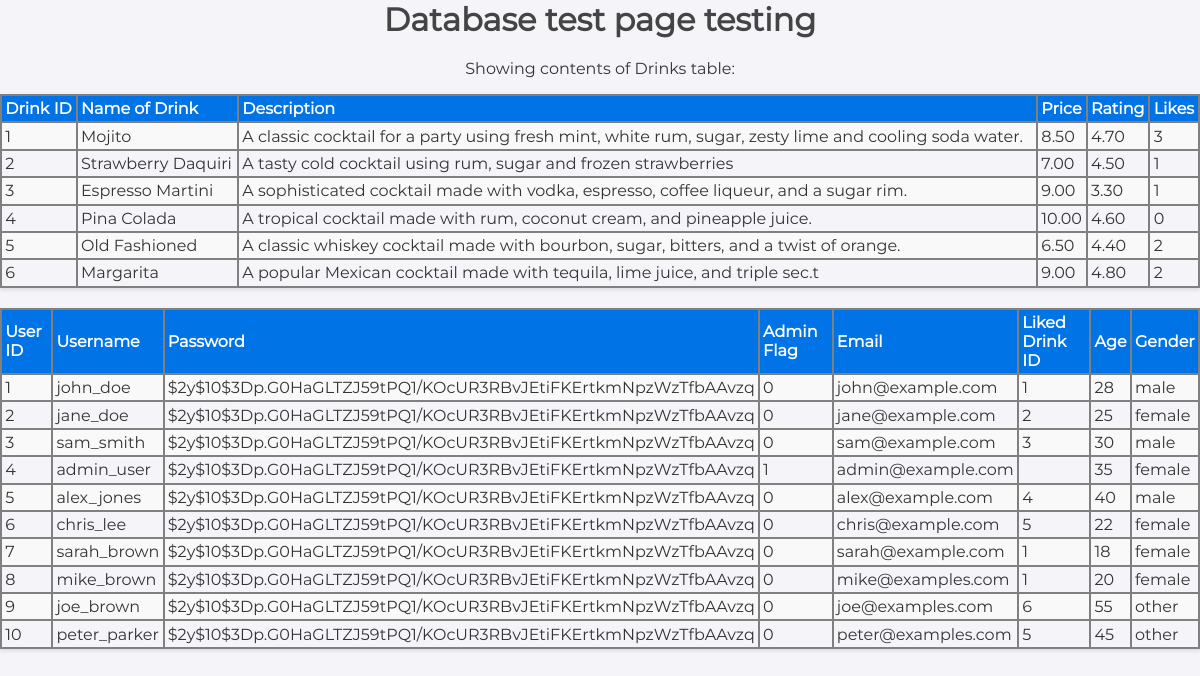
Page /admin/test-database.php on the committed database.
### tables this page shows
create table Drinks (
    id int primary key auto_increment,
    name_of_drink varchar(255) NOT NULL,
    descripton varchar(255),
    price decimal(10,2),
    rating decimal(10,2),
    likes int default 0
);

create table Users (
    id int primary key auto_increment,
    admin_flag boolean default false,
    username varchar(255) NOT NULL,
    email varchar(255) NOT NULL,
    user_password varchar(255) NOT NULL,
    liked_drink_id int,
    age int,
    gender varchar(255),
    foreign key (liked_drink_id) references Drinks(id)
);

### www/admin/test-database.php (the view, shortened to what this page needs)
<!DOCTYPE HTML PUBLIC "-//IETF//DTD HTML//EN">
<html>
<head>
</head>
<body>
    <div class = 'container'>
    <h1>Database test page testing </h1>
    <p>Showing contents of Drinks table:</p>
    <table border="1">
        <tr>
            <th>Drink ID</th>
            <th>Name of Drink</th>
            <th>Description</th>
            <th>Price</th>
            <th>Rating</th>
            <th>Likes</th>
        </tr>
        <?php
        $db_host   = '192.168.2.12';
        $db_name   = 'drinksDB';
        $db_user   = 'webuser';
        $db_passwd = 'password';
        $pdo_dsn = "mysql:host=$db_host;dbname=$db_name";
        try {
            $pdo = new PDO($pdo_dsn, $db_user, $db_passwd);
            $pdo->setAttribute(PDO::ATTR_ERRMODE, PDO::ERRMODE_EXCEPTION);
            $q = $pdo->query("SELECT * FROM Drinks");
            while ($row = $q->fetch()) {
                echo "<tr>";
                echo "<td>" . htmlspecialchars($row["id"]) . "</td>";
                echo "<td>" . htmlspecialchars($row["name_of_drink"]) . "</td>";
                echo "<td>" . htmlspecialchars($row["descripton"]) . "</td>";
                echo "<td>" . htmlspecialchars($row["price"]) . "</td>";
                echo "<td>" . htmlspecialchars($row["rating"]) . "</td>";
                echo "<td>" . htmlspecialchars($row["likes"]) . "</td>";
                echo "</tr>\n";
            }
        } catch (PDOException $e) {
            echo "Database error: " . htmlspecialchars($e->getMessage());
        }
        ?>
    </table>
    <table border ="1">
        <tr>
            <th>User ID</th>
            <th>Username</th>
            <th>Password</th>
            <th>Admin Flag</th>
            <th>Email</th>
            <th>Liked Drink ID</th>
            <th>Age</th>
            <th>Gender</th>
        </tr>
        <?php
        $db_host   = '192.168.2.12';
        $db_name   = 'drinksDB';
        $db_user   = 'admin_account';
        $db_passwd = 'strong_admin_password';
        $pdo_dsn = "mysql:host=$db_host;dbname=$db_name";
        try {
            $pdo = new PDO($pdo_dsn, $db_user, $db_passwd);
            $pdo->setAttribute(PDO::ATTR_ERRMODE, PDO::ERRMODE_EXCEPTION);
            $q = $pdo->query("SELECT * FROM Users");
            while ($row = $q->fetch()) {
                echo "<tr>";
                echo "<td>" . htmlspecialchars($row["id"]) . "</td>";
                echo "<td>" . htmlspecialchars($row["username"]) . "</td>";
                echo "<td>" . htmlspecialchars($row["user_password"]) . "</td>";
                echo "<td>" . htmlspecialchars($row["admin_flag"]) . "</td>";
                echo "<td>" . htmlspecialchars($row["email"]) . "</td>";
                echo "<td>" . htmlspecialchars($row["liked_drink_id"]) . "</td>";
                echo "<td>" . htmlspecialchars($row["age"]) . "</td>";
                echo "<td>" . htmlspecialchars($row["gender"]) . "</td>";
                echo "</tr>\n";
            }
        } catch (PDOException $e) {
            echo "Database error: " . htmlspecialchars($e->getMessage());
        }
        ?>
    </table>
    </div>
</body>
</html>

### rows in the picture
drinks: id "1", name_of_drink "Mojito", descripton "A classic cocktail for a party using fresh mint, white rum, sugar, zesty lime and cooling soda water.", price "8.50", rating "4.70", likes "3"
drinks: id "2", name_of_drink "Strawberry Daquiri", descripton "A tasty cold cocktail using rum, sugar and frozen strawberries", price "7.00", rating "4.50", likes "1"
drinks: id "3", name_of_drink "Espresso Martini", descripton "A sophisticated cocktail made with vodka, espresso, coffee liqueur, and a sugar rim.", price "9.00", rating "3.30", likes "1"
drinks: id "4", name_of_drink "Pina Colada", descripton "A tropical cocktail made with rum, coconut cream, and pineapple juice.", price "10.00", rating "4.60", likes "0"
drinks: id "5", name_of_drink "Old Fashioned", descripton "A classic whiskey cocktail made with bourbon, sugar, bitters, and a twist of orange.", price "6.50", rating "4.40", likes "2"
drinks: id "6", name_of_drink "Margarita", descripton "A popular Mexican cocktail made with tequila, lime juice, and triple sec.t", price "9.00", rating "4.80", likes "2"
users: id "1", username "john_doe", user_password "$2y$10$3Dp.G0HaGLTZJ59tPQ1/KOcUR3RBvJEtiFKErtkmNpzWzTfbAAvzq", admin_flag "0", email "john@example.com", liked_drink "1", age "28", gender "male"
users: id "2", username "jane_doe", user_password "$2y$10$3Dp.G0HaGLTZJ59tPQ1/KOcUR3RBvJEtiFKErtkmNpzWzTfbAAvzq", admin_flag "0", email "jane@example.com", liked_drink "2", age "25", gender "female"
users: id "3", username "sam_smith", user_password "$2y$10$3Dp.G0HaGLTZJ59tPQ1/KOcUR3RBvJEtiFKErtkmNpzWzTfbAAvzq", admin_flag "0", email "sam@example.com", liked_drink "3", age "30", gender "male"
users: id "4", username "admin_user", user_password "$2y$10$3Dp.G0HaGLTZJ59tPQ1/KOcUR3RBvJEtiFKErtkmNpzWzTfbAAvzq", admin_flag "1", email "admin@example.com", age "35", gender "female"
users: id "5", username "alex_jones", user_password "$2y$10$3Dp.G0HaGLTZJ59tPQ1/KOcUR3RBvJEtiFKErtkmNpzWzTfbAAvzq", admin_flag "0", email "alex@example.com", liked_drink "4", age "40", gender "male"
users: id "6", username "chris_lee", user_password "$2y$10$3Dp.G0HaGLTZJ59tPQ1/KOcUR3RBvJEtiFKErtkmNpzWzTfbAAvzq", admin_flag "0", email "chris@example.com", liked_drink "5", age "22", gender "female"
users: id "7", username "sarah_brown", user_password "$2y$10$3Dp.G0HaGLTZJ59tPQ1/KOcUR3RBvJEtiFKErtkmNpzWzTfbAAvzq", admin_flag "0", email "sarah@example.com", liked_drink "1", age "18", gender "female"
users: id "8", username "mike_brown", user_password "$2y$10$3Dp.G0HaGLTZJ59tPQ1/KOcUR3RBvJEtiFKErtkmNpzWzTfbAAvzq", admin_flag "0", email "mike@examples.com", liked_drink "1", age "20", gender "female"
users: id "9", username "joe_brown", user_password "$2y$10$3Dp.G0HaGLTZJ59tPQ1/KOcUR3RBvJEtiFKErtkmNpzWzTfbAAvzq", admin_flag "0", email "joe@examples.com", liked_drink "6", age "55", gender "other"
users: id "10", username "peter_parker", user_password "$2y$10$3Dp.G0HaGLTZJ59tPQ1/KOcUR3RBvJEtiFKErtkmNpzWzTfbAAvzq", admin_flag "0", email "peter@examples.com", liked_drink "5", age "45", gender "other"
